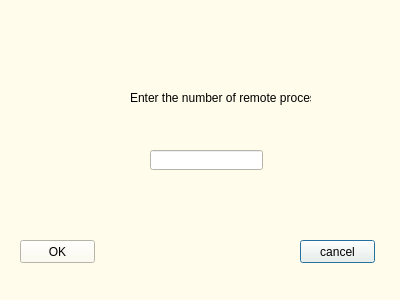
<?xml version="1.0" encoding="UTF-8"?>
<ui version="4.0">
 <class>Dialog1</class>
 <widget class="QDialog" name="Dialog1">
  <property name="geometry">
   <rect>
    <x>0</x>
    <y>0</y>
    <width>400</width>
    <height>300</height>
   </rect>
  </property>
  <property name="palette">
   <palette>
    <active>
     <colorrole role="WindowText">
      <brush brushstyle="SolidPattern">
       <color alpha="255">
        <red>0</red>
        <green>0</green>
        <blue>0</blue>
       </color>
      </brush>
     </colorrole>
     <colorrole role="Button">
      <brush brushstyle="SolidPattern">
       <color alpha="255">
        <red>255</red>
        <green>252</green>
        <blue>235</blue>
       </color>
      </brush>
     </colorrole>
     <colorrole role="Light">
      <brush brushstyle="SolidPattern">
       <color alpha="255">
        <red>255</red>
        <green>255</green>
        <blue>255</blue>
       </color>
      </brush>
     </colorrole>
     <colorrole role="Midlight">
      <brush brushstyle="SolidPattern">
       <color alpha="255">
        <red>255</red>
        <green>253</green>
        <blue>245</blue>
       </color>
      </brush>
     </colorrole>
     <colorrole role="Dark">
      <brush brushstyle="SolidPattern">
       <color alpha="255">
        <red>127</red>
        <green>126</green>
        <blue>117</blue>
       </color>
      </brush>
     </colorrole>
     <colorrole role="Mid">
      <brush brushstyle="SolidPattern">
       <color alpha="255">
        <red>170</red>
        <green>168</green>
        <blue>157</blue>
       </color>
      </brush>
     </colorrole>
     <colorrole role="Text">
      <brush brushstyle="SolidPattern">
       <color alpha="255">
        <red>0</red>
        <green>0</green>
        <blue>0</blue>
       </color>
      </brush>
     </colorrole>
     <colorrole role="BrightText">
      <brush brushstyle="SolidPattern">
       <color alpha="255">
        <red>255</red>
        <green>255</green>
        <blue>255</blue>
       </color>
      </brush>
     </colorrole>
     <colorrole role="ButtonText">
      <brush brushstyle="SolidPattern">
       <color alpha="255">
        <red>0</red>
        <green>0</green>
        <blue>0</blue>
       </color>
      </brush>
     </colorrole>
     <colorrole role="Base">
      <brush brushstyle="SolidPattern">
       <color alpha="255">
        <red>255</red>
        <green>255</green>
        <blue>255</blue>
       </color>
      </brush>
     </colorrole>
     <colorrole role="Window">
      <brush brushstyle="SolidPattern">
       <color alpha="255">
        <red>255</red>
        <green>252</green>
        <blue>235</blue>
       </color>
      </brush>
     </colorrole>
     <colorrole role="Shadow">
      <brush brushstyle="SolidPattern">
       <color alpha="255">
        <red>0</red>
        <green>0</green>
        <blue>0</blue>
       </color>
      </brush>
     </colorrole>
     <colorrole role="AlternateBase">
      <brush brushstyle="SolidPattern">
       <color alpha="255">
        <red>255</red>
        <green>253</green>
        <blue>245</blue>
       </color>
      </brush>
     </colorrole>
     <colorrole role="ToolTipBase">
      <brush brushstyle="SolidPattern">
       <color alpha="255">
        <red>255</red>
        <green>255</green>
        <blue>220</blue>
       </color>
      </brush>
     </colorrole>
     <colorrole role="ToolTipText">
      <brush brushstyle="SolidPattern">
       <color alpha="255">
        <red>0</red>
        <green>0</green>
        <blue>0</blue>
       </color>
      </brush>
     </colorrole>
    </active>
    <inactive>
     <colorrole role="WindowText">
      <brush brushstyle="SolidPattern">
       <color alpha="255">
        <red>0</red>
        <green>0</green>
        <blue>0</blue>
       </color>
      </brush>
     </colorrole>
     <colorrole role="Button">
      <brush brushstyle="SolidPattern">
       <color alpha="255">
        <red>255</red>
        <green>252</green>
        <blue>235</blue>
       </color>
      </brush>
     </colorrole>
     <colorrole role="Light">
      <brush brushstyle="SolidPattern">
       <color alpha="255">
        <red>255</red>
        <green>255</green>
        <blue>255</blue>
       </color>
      </brush>
     </colorrole>
     <colorrole role="Midlight">
      <brush brushstyle="SolidPattern">
       <color alpha="255">
        <red>255</red>
        <green>253</green>
        <blue>245</blue>
       </color>
      </brush>
     </colorrole>
     <colorrole role="Dark">
      <brush brushstyle="SolidPattern">
       <color alpha="255">
        <red>127</red>
        <green>126</green>
        <blue>117</blue>
       </color>
      </brush>
     </colorrole>
     <colorrole role="Mid">
      <brush brushstyle="SolidPattern">
       <color alpha="255">
        <red>170</red>
        <green>168</green>
        <blue>157</blue>
       </color>
      </brush>
     </colorrole>
     <colorrole role="Text">
      <brush brushstyle="SolidPattern">
       <color alpha="255">
        <red>0</red>
        <green>0</green>
        <blue>0</blue>
       </color>
      </brush>
     </colorrole>
     <colorrole role="BrightText">
      <brush brushstyle="SolidPattern">
       <color alpha="255">
        <red>255</red>
        <green>255</green>
        <blue>255</blue>
       </color>
      </brush>
     </colorrole>
     <colorrole role="ButtonText">
      <brush brushstyle="SolidPattern">
       <color alpha="255">
        <red>0</red>
        <green>0</green>
        <blue>0</blue>
       </color>
      </brush>
     </colorrole>
     <colorrole role="Base">
      <brush brushstyle="SolidPattern">
       <color alpha="255">
        <red>255</red>
        <green>255</green>
        <blue>255</blue>
       </color>
      </brush>
     </colorrole>
     <colorrole role="Window">
      <brush brushstyle="SolidPattern">
       <color alpha="255">
        <red>255</red>
        <green>252</green>
        <blue>235</blue>
       </color>
      </brush>
     </colorrole>
     <colorrole role="Shadow">
      <brush brushstyle="SolidPattern">
       <color alpha="255">
        <red>0</red>
        <green>0</green>
        <blue>0</blue>
       </color>
      </brush>
     </colorrole>
     <colorrole role="AlternateBase">
      <brush brushstyle="SolidPattern">
       <color alpha="255">
        <red>255</red>
        <green>253</green>
        <blue>245</blue>
       </color>
      </brush>
     </colorrole>
     <colorrole role="ToolTipBase">
      <brush brushstyle="SolidPattern">
       <color alpha="255">
        <red>255</red>
        <green>255</green>
        <blue>220</blue>
       </color>
      </brush>
     </colorrole>
     <colorrole role="ToolTipText">
      <brush brushstyle="SolidPattern">
       <color alpha="255">
        <red>0</red>
        <green>0</green>
        <blue>0</blue>
       </color>
      </brush>
     </colorrole>
    </inactive>
    <disabled>
     <colorrole role="WindowText">
      <brush brushstyle="SolidPattern">
       <color alpha="255">
        <red>127</red>
        <green>126</green>
        <blue>117</blue>
       </color>
      </brush>
     </colorrole>
     <colorrole role="Button">
      <brush brushstyle="SolidPattern">
       <color alpha="255">
        <red>255</red>
        <green>252</green>
        <blue>235</blue>
       </color>
      </brush>
     </colorrole>
     <colorrole role="Light">
      <brush brushstyle="SolidPattern">
       <color alpha="255">
        <red>255</red>
        <green>255</green>
        <blue>255</blue>
       </color>
      </brush>
     </colorrole>
     <colorrole role="Midlight">
      <brush brushstyle="SolidPattern">
       <color alpha="255">
        <red>255</red>
        <green>253</green>
        <blue>245</blue>
       </color>
      </brush>
     </colorrole>
     <colorrole role="Dark">
      <brush brushstyle="SolidPattern">
       <color alpha="255">
        <red>127</red>
        <green>126</green>
        <blue>117</blue>
       </color>
      </brush>
     </colorrole>
     <colorrole role="Mid">
      <brush brushstyle="SolidPattern">
       <color alpha="255">
        <red>170</red>
        <green>168</green>
        <blue>157</blue>
       </color>
      </brush>
     </colorrole>
     <colorrole role="Text">
      <brush brushstyle="SolidPattern">
       <color alpha="255">
        <red>127</red>
        <green>126</green>
        <blue>117</blue>
       </color>
      </brush>
     </colorrole>
     <colorrole role="BrightText">
      <brush brushstyle="SolidPattern">
       <color alpha="255">
        <red>255</red>
        <green>255</green>
        <blue>255</blue>
       </color>
      </brush>
     </colorrole>
     <colorrole role="ButtonText">
      <brush brushstyle="SolidPattern">
       <color alpha="255">
        <red>127</red>
        <green>126</green>
        <blue>117</blue>
       </color>
      </brush>
     </colorrole>
     <colorrole role="Base">
      <brush brushstyle="SolidPattern">
       <color alpha="255">
        <red>255</red>
        <green>252</green>
        <blue>235</blue>
       </color>
      </brush>
     </colorrole>
     <colorrole role="Window">
      <brush brushstyle="SolidPattern">
       <color alpha="255">
        <red>255</red>
        <green>252</green>
        <blue>235</blue>
       </color>
      </brush>
     </colorrole>
     <colorrole role="Shadow">
      <brush brushstyle="SolidPattern">
       <color alpha="255">
        <red>0</red>
        <green>0</green>
        <blue>0</blue>
       </color>
      </brush>
     </colorrole>
     <colorrole role="AlternateBase">
      <brush brushstyle="SolidPattern">
       <color alpha="255">
        <red>255</red>
        <green>252</green>
        <blue>235</blue>
       </color>
      </brush>
     </colorrole>
     <colorrole role="ToolTipBase">
      <brush brushstyle="SolidPattern">
       <color alpha="255">
        <red>255</red>
        <green>255</green>
        <blue>220</blue>
       </color>
      </brush>
     </colorrole>
     <colorrole role="ToolTipText">
      <brush brushstyle="SolidPattern">
       <color alpha="255">
        <red>0</red>
        <green>0</green>
        <blue>0</blue>
       </color>
      </brush>
     </colorrole>
    </disabled>
   </palette>
  </property>
  <property name="windowTitle">
   <string>Task Manager</string>
  </property>
  <widget class="QPushButton" name="pushButton">
   <property name="geometry">
    <rect>
     <x>300</x>
     <y>240</y>
     <width>75</width>
     <height>23</height>
    </rect>
   </property>
   <property name="text">
    <string>cancel</string>
   </property>
  </widget>
  <widget class="QLineEdit" name="lineEdit">
   <property name="geometry">
    <rect>
     <x>150</x>
     <y>150</y>
     <width>113</width>
     <height>20</height>
    </rect>
   </property>
  </widget>
  <widget class="QLabel" name="label">
   <property name="geometry">
    <rect>
     <x>130</x>
     <y>90</y>
     <width>181</width>
     <height>16</height>
    </rect>
   </property>
   <property name="text">
    <string>Enter the number of remote process:</string>
   </property>
  </widget>
  <widget class="QPushButton" name="pushButton_2">
   <property name="geometry">
    <rect>
     <x>20</x>
     <y>240</y>
     <width>75</width>
     <height>23</height>
    </rect>
   </property>
   <property name="text">
    <string>OK</string>
   </property>
  </widget>
 </widget>
 <resources/>
 <connections>
  <connection>
   <sender>pushButton</sender>
   <signal>clicked()</signal>
   <receiver>Dialog1</receiver>
   <slot>close()</slot>
   <hints>
    <hint type="sourcelabel">
     <x>328</x>
     <y>252</y>
    </hint>
    <hint type="destinationlabel">
     <x>322</x>
     <y>202</y>
    </hint>
   </hints>
  </connection>
  <connection>
   <sender>pushButton_2</sender>
   <signal>clicked()</signal>
   <receiver>Dialog1</receiver>
   <slot>close()</slot>
   <hints>
    <hint type="sourcelabel">
     <x>82</x>
     <y>247</y>
    </hint>
    <hint type="destinationlabel">
     <x>132</x>
     <y>200</y>
    </hint>
   </hints>
  </connection>
 </connections>
</ui>
